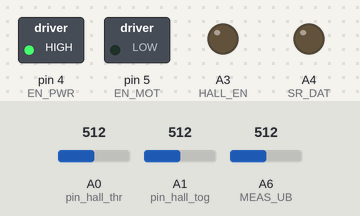
The sketch below on a simulated Arduino Nano, built with avr-gcc and run on an emulated ATmega328P. Parts: switched loads named in the sketch (green lamp = pin HIGH), output pins drawn as LEDs (lit = HIGH). The test bench sets the inputs (shaded band); at power-on: A0 (pin_hall_thr) = 512, A1 (pin_hall_tog) = 512, A6 (MEAS_UB) = 512. No radio packets arrive unless stated; pins used as bus, display or sensor lines are not drawn; what the sketch prints to the serial monitor is not drawn.

Above: at 0.1 s.
At 11.2 s:
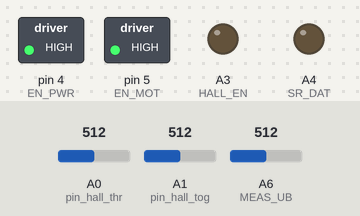
Timing chart, 0 to 12.7 s (numbered marks = the images above):
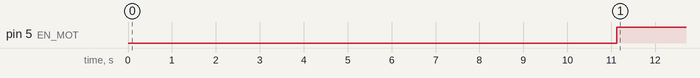

The sketch:

BREmote_Tx_Beeper.ino
```cpp
/* When flashing, select Processor: Aruino Nano (OLD BOOTLOADER)*/
/* When flashing, select Processor: Aruino Nano (OLD BOOTLOADER)*/
/* When flashing, select Processor: Aruino Nano (OLD BOOTLOADER)*/

/*
    BREmote Tx
    Copyright (C) 2022 Ludwig Brechter (contact@lbre.de)

    This program is free software: you can redistribute it and/or modify
    it under the terms of the GNU General Public License as published by
    the Free Software Foundation, either version 3 of the License, or
    (at your option) any later version.

    This program is distributed in the hope that it will be useful,
    but WITHOUT ANY WARRANTY; without even the implied warranty of
    MERCHANTABILITY or FITNESS FOR A PARTICULAR PURPOSE.  See the
    GNU General Public License for more details.

    You should have received a copy of the GNU General Public License
    along with this program.  If not, see <http://www.gnu.org/licenses/>.
 */

#include "BREmote_Tx.h"

RF24 radio(NRF_CE, NRF_CSN); // CE, CSN

void setup()
{
  enableSerial();
  initReg();
  initPins();
  initNRF();
  initEEPROM();
  setupTimer2();
  enablePower();
  #ifdef NO_LOCK
    system_locked = 0;
    gear = 9;
  #endif
  delay(1000);
  enableDisplay();
}

void loop()
{
  checkLastActivity();
  checkBattery();
  /*
  if(poweroff)
  {
    powerOffAnimation();
    sleepUntilMovement();
  }
  else*/
  {
    if(system_locked)
    {
      displayLock();
    }
    else
    {
      if(1)
      {
        if(remote_error)
        {
          displayError(remote_error);
          blinkDot |= 0x04;
        }
        else
        {
          blinkDot &= 0xFB;
          displayBattery(2);
        }
      }
      else
      {
        displayError(err_cause);
      }
    }
    //checkToggleButton();
  }
  delay(10);
}

ISR(WDT_vect)
{ //Leave empty
}

ISR(TIMER2_COMPA_vect)
{
  if(isr_active)
  {
    multidiv++;
    if(multidiv > 100)
    {
      if(motordiv >= 10)
      {
        if(blinkDot)
        {
          #ifdef MOTOR_ENABLED
            digitalWrite(EN_MOT, HIGH);
          #endif
          mot_active = 1;
          motordiv = 0;
        }
      }
      else
      {
        motordiv++;
        //digitalWrite(EN_MOT, LOW);
        mot_active = 0;
      }
      //1Hz
      multidiv = 0;
      blinkDotRoutine();
    }
    //if(comm_errors >= 250 && multidiv % 10) sendValues();

    displaystate ^= 1;
    updateDisplay();
    measureAndBuffer();
    calcFilter();
    //if(comm_errors < 250) sendValues();
    sendValues();
  }
}
```

BREmote_Tx.h
```cpp
// (licence header left out)
#include "SHARED_CONFIG.h"

/*
 * Variables
 */

//0: Return Check to Receiver, 1: Throttle Value, 2: 0xFF
volatile uint8_t tx_arr[] = {0x00, 0x00, 0xFF};
//0: Check from Receiver, 1: Rem.Err Code from Receiver, 2: Battery from VESC, 3: 0xFF
uint8_t rx_arr[4];

volatile uint8_t remote_error = 0;
volatile bool remote_error_blocked = 0;
volatile uint8_t comm_errors = 0;
volatile int err_cause = 0;

volatile uint8_t vesc_battery = 101;
volatile uint8_t internal_battery = 0;

//Ring Buffer for Hall Sensors
volatile uint16_t thr_raw[10];
volatile uint16_t tog_raw[10];
volatile uint16_t intbat_raw[10];
volatile uint16_t thr_filter = 0;
volatile uint16_t tog_filter = 0;
volatile uint16_t intbat_filter = 0;
volatile float thr_float = 0;
volatile uint8_t thr_scaled = 0;
volatile int filter_count = 0;

volatile bool isr_active = 1;

volatile uint8_t gear = 1;

volatile bool system_locked = 1;
volatile bool poweroff = 0;

volatile bool power_enabled = 0;

//Display Variables
volatile uint8_t CHAR1 = 0x00;
volatile uint8_t CHAR2 = 0x00;
volatile bool DOT1 = 0;
volatile bool DOT2 = 0;
volatile int blinkDot = 0;
volatile bool display_enabled = 0;
volatile bool displaystate = 0;

volatile uint8_t multidiv = 0;

volatile uint8_t motordiv = 0;
volatile bool mot_active = 0;

volatile unsigned long last_activity = 0;

uint16_t thr_min_ee = 0;
uint16_t thr_max_ee = 0;

uint16_t tog_mid_ee = 0;
uint16_t tod_mid_stb_ee = 0;

bool lefthander_ee = 0;
bool thr_rev_ee = 0;
bool tog_rev_ee = 0;

uint8_t pin_hall_thr = 0;
uint8_t pin_hall_tog = 0;
uint8_t pin_hall_tog_stb = 0;

/*
 * Includes
 */

#include <SPI.h>
#include <nRF24L01.h>
#include <RF24.h>
#include <EEPROM.h>

/*
 * Defines
 */

//Hall Sensors:

#define HALL_EN A3

#define EE_VAL_FLAG 3
#define EE_LEFTHANDER 4
#define EE_THR_MIN 5
#define EE_THR_MAX 7
#define EE_THR_REV 9
#define EE_TOG     10
#define EE_TOG_STB 12
#define EE_TOG_REV 14

//Display:
#define SR_DAT A4
#define SR_CLK A5
#define C1 7 //Changed here
#define C2 6 //Changed here

//SPI (NRF & ACC)
#define SPI_MOSI 11
#define SPI_MISO 12
#define SPI_SCK 13

#define NRF_CE 10
#define NRF_CSN 9
#define NRF_IRQ 2

#define ACC_CS 8
#define ACC_IRQ 3

//MISC
#define MEAS_UB A6
#define EN_PWR 4
#define EN_MOT 5

/*
 * Display Stuff
 */

uint8_t charset[] = {0xfa, 0x0a, 0xb3, 0x9b, 0x4b, 0xd9, 0xf9, 0x1a, 0xfb, 0xdb, 0x7b, 0xf0, 0xf1, 0x71, 0x6b, 0xe0, 0x73, 0xea, 0x00, 0x01};
#define LET_A 10
#define LET_C 11
#define LET_E 12
#define LET_F 13
#define LET_H 14
#define LET_L 15
#define LET_P 16
#define LET_U 17
#define BLANK 18
#define DASH 19

/*
 * Debug
 */
#ifdef DEBUG
#define DEBUG_PRINT(x) Serial.print(x)
#define DEBUG_PRINTLN(x) Serial.println(x)
#else
#define DEBUG_PRINT(x)
#define DEBUG_PRINTLN(x)
#endif
```

Communication.ino
```cpp
// (licence header left out)
void sendValues()
{
  //Write throttle value into array
  if(system_locked) tx_arr[1] = 0;
  else tx_arr[1] = thr_scaled;
  //Send
  if (radio.write(&tx_arr, sizeof(tx_arr)))
  {
    //Is there ACK?
    if(radio.available())
    {
      radio.read(&rx_arr, sizeof(rx_arr));
      //Check if bit 3 is 0xFF
      if(rx_arr[3] == 0xFF)
      {
        //Copy check value to tx array, get data
        tx_arr[0] = rx_arr[0];
        if(rx_arr[1] != 0)
        {
          remote_error = rx_arr[1];
        }
        vesc_battery = rx_arr[2];
        if(comm_errors >= 250) comm_errors = 249;
        if(comm_errors > 0) comm_errors--;
        digitalWrite(EN_MOT, HIGH);
        last_activity = millis();
      }
      else
      {
        err_cause = ERR_PACKET_CONTENT;
        if(comm_errors <= 250) comm_errors++;
        digitalWrite(EN_MOT, LOW);
      }
    }
  }
  else
  {
    err_cause = ERR_NO_ACK;
    if(comm_errors <= 250) comm_errors++;
    digitalWrite(EN_MOT, LOW);
  }
}

/*Init NRF Module */
void initNRF()
{
  DEBUG_PRINT("Enabling NRF...");

  if(!radio.begin())
  {
    DEBUG_PRINT("Error NRF");
    CHAR1 = charset[LET_E];
    CHAR2 = charset[ERR_NRF];
    infiniteError();
  }
  radio.setPALevel(RF24_PA_HIGH);
  radio.setDataRate(RF24_250KBPS);

  radio.enableDynamicPayloads();
  radio.enableAckPayload();
  radio.setRetries(2,1);

  radio.openWritingPipe(txAddr);
  radio.openReadingPipe(1, rxAddr);
  radio.stopListening();

  DEBUG_PRINTLN("Done");
}
```

Display.ino
```cpp
// (licence header left out)
void updateDisplay()
{
  if(display_enabled)
  {
      if(displaystate)
      {
        digitalWrite(C1, LOW);
        shiftOut(SR_DAT, SR_CLK, MSBFIRST, CHAR2 |(DOT2<<2));
        digitalWrite(SR_CLK, HIGH);
        digitalWrite(SR_CLK, LOW);
        digitalWrite(C2, HIGH);
      }
      else
      {
        digitalWrite(C2, LOW);
        shiftOut(SR_DAT, SR_CLK, MSBFIRST, CHAR1 |(DOT1<<2));
        digitalWrite(SR_CLK, HIGH);
        digitalWrite(SR_CLK, LOW);
        digitalWrite(C1, HIGH);
      }
  }
  else
  {
    digitalWrite(C1, LOW);
    digitalWrite(C2, LOW);
  }
}

void showNewGear()
{
  CHAR1 = charset[LET_L];
  CHAR2 = charset[gear-1];
}

void displayLock()
{
  CHAR1 = charset[LET_C];
  CHAR2 = 0x9A;
}

void blinkDotRoutine()
{
  if(blinkDot == 1)
  {
    DOT1 ^= 1;
  }
  else if(blinkDot == 2)
  {
    DOT2 ^= 1;
  }
  else if(blinkDot == 3)
  {
    DOT1 ^= 1;
    DOT2 = DOT1;
  }
  if(!(blinkDot & 0x01))
  {
    DOT1 = 0;
  }
  if(!(blinkDot & 0x02))
  {
    DOT2 = 0;
  }
}

void displayUU()
{
  CHAR1 = CHAR2 = charset[LET_U];
  unsigned long tim = millis();
  while(millis()-tim < 2000)
  {
    displaystate ^= 1;
    updateDisplay();
    delay(10);
  }
}

void displayBattery(int selection)
{
  //Internal
  if(selection == 1)
  {
    CHAR1 = charset[internal_battery/10];
    CHAR2 = charset[internal_battery%10];
  }
  //VESC
  if(selection == 2)
  {
    if(vesc_battery != 101)
    {
      uint8_t bat = constrain(vesc_battery,0,99);
      CHAR1 = charset[bat/10];
      CHAR2 = charset[bat%10];
    }
    else
    {
      CHAR1 = charset[DASH];
      CHAR2 = charset[DASH];
    }
  }
}

void displayError(int err)
{
  DOT1 = DOT2 = 0;
  CHAR1 = charset[LET_E];
  CHAR2 = charset[err];
}


void displayWelcomeMessage()
{
  CHAR1 = charset[LET_H];
  CHAR2 = charset[1];
}

void disableDisplay()
{
  display_enabled = 0;
  digitalWrite(C1, LOW);
  digitalWrite(C2, LOW);
}

void enableDisplay()
{
  display_enabled = 1;
}

#define ANIMATION_DELAY 100
void powerOnAnimation()
{
  CHAR1 = 0;
  CHAR2 = 0;
  delay(ANIMATION_DELAY);
  CHAR1 = 0x60;
  delay(ANIMATION_DELAY);
  CHAR1 = 0xF0;
  delay(ANIMATION_DELAY);
  CHAR2 = 0x90;
  delay(ANIMATION_DELAY);
  CHAR2 = 0x9A;
}

void powerOffAnimation()
{
  CHAR2 &= 0xF5;
  delay(ANIMATION_DELAY);
  CHAR2 &= 0x6E;
  delay(ANIMATION_DELAY);
  CHAR2 &= 0x9F;
  delay(ANIMATION_DELAY);

  CHAR1 &= 0xF5;
  delay(ANIMATION_DELAY);
  CHAR1 &= 0x6E;
  delay(ANIMATION_DELAY);
  CHAR1 &= 0x9F;
  delay(ANIMATION_DELAY);

/*
  CHAR2 &= 0xF5;
  delay(ANIMATION_DELAY);
  CHAR2 &= 0x6F;
  delay(ANIMATION_DELAY);
  CHAR1 &= 0x6F;
  delay(ANIMATION_DELAY);
  CHAR1 &= 0x9F;*/
}
```

Sleep.ino
```cpp
// (licence header left out)
void sleepUntilMovement()
{
  digitalWrite(EN_MOT, LOW);
  mot_active = 0;

  #ifdef DEBUG
  DEBUG_PRINTLN("Going to sleep...");
  delay(200);
  Serial.end();
  #endif

  analogReference(DEFAULT);

  isr_active = 0;
  disablePower();
  disableDisplay();

  bool movementDetected = 0;
  while(!movementDetected)
  {
    //1 loop (from sleep to sleep) is approx. 220us
    //Sleep total average: 10uA

    digitalWrite(HALL_EN, LOW);
    ADCSRA &= ~(1 << 7); //Disable ADC

    //Actual sleep
    MCUCR |= (3 << 5); //set both BODS and BODSE at the same time
    MCUCR = (MCUCR & ~(1 << 5)) | (1 << 6); //then set the BODS bit and clear the BODSE bit at the same time
    __asm__  __volatile__("sleep");//in line assembler to go to sleep

    //Enable ADC & Stby Hall Sensors
    ADCSRA |= (1 << 7); //Enable ADC
    digitalWrite(HALL_EN, HIGH);
    delayMicroseconds(5); //Hall Sensor only needs 400ns to be accurate
    //Check if should wake up
    #ifdef NO_TOGGLE
    #else
      if(checkToggle(0))
      {
        if(checkToggle(1))
        {
          delay(200);
          if(checkToggle(1))
          {
            movementDetected = 1;
          }
        }
      }
    #endif
  }

  analogReference(EXTERNAL);
  enablePower();

  enableSerial();
  DEBUG_PRINTLN("Woke up...");

  intbat_filter = analogRead(MEAS_UB); //Discard first value
  delay(1);
  intbat_filter = analogRead(MEAS_UB); //Normally this is done in the ISR, which does not run yet

  calcInternalBattery();
  if(internal_battery < 10)
  {
    enableDisplay();
    displayUU();
    disableDisplay();
  }
  else
  {
    initNRF();

    vesc_battery = 101;
    system_locked = 1;
    isr_active = 1;
    delay(150); //150ms = all Buffers are fully renewed
    enableDisplay();

    poweroff = 0;

    //Show internal Bat as long as toggle is held
    displayBattery(1);
    delay(100);
    while((ctplus()))
    {
      delay(100);
    }
    blinkDot = 0;

    #ifdef NO_LOCK
      gear = 10;
      //Wait until throttle is free
      while(thr_scaled > 0)
      {
        CHAR1 = charset[LET_P];
        CHAR2 = charset[LET_P];
        delay(100);
      }
      CHAR1 = charset[LET_H];
      CHAR2 = charset[1];
      delay(500);
      system_locked = 0;
    #else
      gear = 1;
      powerOnAnimation();
      displayLock();
    #endif
    last_activity = millis();
  }
}
```

System.ino
```cpp
// (licence header left out)
/* Set all registers for operation */
void initReg()
{
  DEBUG_PRINT("Setting register...");

  for(int i = 0; i < 10; i++)
  {
    thr_raw[i] = 0;
  }

  WDTCSR = (24); //change enable and WDE - also resets
  WDTCSR = (32); //prescalers only - get rid of the WDE and WDCE bit (32 = 4s, 33 = 8s)
  WDTCSR |= (1<<6); //enable interrupt mode

  //ENABLE SLEEP - this enables the sleep mode
  SMCR |= (1 << 2); //power down mode
  SMCR |= 1;//enable sleep
  DEBUG_PRINTLN("Done");
}

void initEEPROM()
{
  DEBUG_PRINT("Reading calib. from EEPROM...");

    thr_min_ee = 400;
    thr_max_ee = 600;
    tog_mid_ee = 500;
    tod_mid_stb_ee = 400;

    //Right Sensors: A0 and A2
    //Left Sensors: A1 and A7
    if(lefthander_ee)
    {
      pin_hall_thr = A0;
      pin_hall_tog = A1;
      pin_hall_tog_stb = A7;
    }
    else
    {
      pin_hall_thr = A1;
      pin_hall_tog = A0;
      pin_hall_tog_stb = A2;
    }

  DEBUG_PRINTLN("Done");
}

void infiniteError()
{
  enablePower();
  enableDisplay();
  while(1)
  {
    displaystate ^= 1;
    updateDisplay();
    delay(10);
  }
}

void calcInternalBattery()
{
  float vbat_raw = (float)intbat_filter * INT_VBAT_CALIBRATION;
  uint16_t vbat_const = constrain((uint16_t)(100.0*vbat_raw), INT_VBAT_EMPTY_AT, INT_VBAT_FULL_AT);

  internal_battery = map(vbat_const, INT_VBAT_EMPTY_AT, INT_VBAT_FULL_AT, 0, 99);
  internal_battery = constrain(internal_battery, 0, 99);
}

void checkLastActivity()
{
  if(millis()-last_activity > NO_ACTIVITY_TIMEOUT)
  {
    poweroff = 1;
  }
}

void enablePower()
{
  if(!power_enabled)
  {
    digitalWrite(EN_PWR, HIGH);
    delay(100);
    power_enabled = 1;
  }
}

void disablePower()
{
  digitalWrite(EN_PWR, LOW);
  power_enabled = 0;

  digitalWrite(0, LOW);
  digitalWrite(1, LOW);
  digitalWrite(SPI_SCK, LOW);
  digitalWrite(SPI_MISO, LOW);
  digitalWrite(SPI_MOSI, LOW);
  digitalWrite(NRF_CSN, LOW);
  digitalWrite(NRF_CE, LOW);
  digitalWrite(NRF_IRQ, LOW);
  digitalWrite(ACC_CS, LOW);
  digitalWrite(ACC_IRQ, LOW);
  digitalWrite(SR_DAT, LOW);
  digitalWrite(SR_CLK, LOW);
}

/*Init Pins*/
void initPins()
{
  DEBUG_PRINT("Setting Pins...");
  pinMode(EN_PWR, OUTPUT);
  pinMode(EN_MOT, OUTPUT);
  pinMode(SR_DAT, OUTPUT);
  pinMode(SR_CLK, OUTPUT);
  pinMode(C1, OUTPUT);
  pinMode(C2, OUTPUT);
  pinMode(HALL_EN, OUTPUT);

  digitalWrite(EN_PWR, HIGH);
  digitalWrite(EN_MOT, LOW);
  digitalWrite(SR_DAT, LOW);
  digitalWrite(SR_CLK, LOW);
  digitalWrite(C1, LOW);
  digitalWrite(C2, LOW);
  digitalWrite(HALL_EN, LOW);
  DEBUG_PRINTLN("Done");

  analogReference(EXTERNAL);
}

/*Timer 2 is for cyclic measuring and sending at 100Hz*/
void setupTimer2()
{
  noInterrupts();
  // Clear registers
  TCCR2A = 0;
  TCCR2B = 0;
  TCNT2 = 0;

  // 100.16 Hz (16000000/((155+1)*1024))
  OCR2A = 155;
  // CTC
  TCCR2A |= (1 << WGM21);
  // Prescaler 1024
  TCCR2B |= (1 << CS22) | (1 << CS21) | (1 << CS20);
  // Output Compare Match A Interrupt Enable
  TIMSK2 |= (1 << OCIE2A);
  interrupts();
}

void enableSerial()
{
  #ifdef DEBUG
  Serial.begin(9600);
  while (!Serial) //Wait for serial
  {
    delay(1);

  }
  #endif
}

void checkBattery()
{
  calcInternalBattery();
  if(internal_battery < 20)
  {
    blinkDot |= 0x01;
  }
  else
  {
    blinkDot &= 0xFE;
  }

  if(vesc_battery < VESC_VBAT_WARN_AT)
  {
    blinkDot |= 0x02;
  }
  else
  {
    blinkDot &= 0xFD;
  }

  if(internal_battery < 10)
  {
    poweroff = 1;
  }
}
```

SHARED_CONFIG.h
```cpp
// (licence header left out)
/*
 * This is the only file a user should make changes
 */

uint8_t rxAddr[6] = {"BREAI"}; //From Rx To Tx (Board to Remote)
uint8_t txAddr[6] = {"BREAO"}; //From Tx To Rx (BRemote to Board)

//Output Debug Information
  #define DEBUG

/*
 * Tx Specific
 */

    // No locking function, as soon as remote is on, throttle is active
    #define NO_LOCK

    // Hyteresis
      #define TOG_DIFF 10                         //Hysteresis for Toggle
      #define TOG_STB_DIFF 10                     //Hysteresis for Standby Toggle

    //Timings
      #define UNLOCK_TRIGGER_TIMEOUT 5000         //Time after unlock until trigger times out (ms)
      #define LOCK_PWR_WAITTIME 2000              //Time toggle needs to be pressed to power off or lock system (ms)

      #define GEAR_CHANGE_WAITTIME 100            //Time toggle needs to be pressed to change gear (ms)
      #define GEAR_DISPLAY_TIME 1000              //How long the new gear is shown (ms)

      #define ERR_DELETE_TIME 2000                //How long the "E-" is shown after deleting an error. In this time, the user can also change gear, even if the error is still persistent (and therefore will be shown again after this time is over)

      #define NO_ACTIVITY_TIMEOUT 60000           //Turn off power if no button is pressed and receiver has no connection (ms)

    //Internal Battery measurement
      #define INT_VBAT_CALIBRATION 0.004290224    //This converts ADC Bits to Voltage
      #define INT_VBAT_FULL_AT 410                //Voltage at which 1000% internal Battery is displayed (100*V) DEFAULT 410
      #define INT_VBAT_EMPTY_AT 340               //Voltage at which 0% internal Battery is displayed (Also the protection limit), MIN: 34V (100*V) DEFAULT 340
      #define VESC_VBAT_WARN_AT 10                //Percent at wich VESC Battery triggers a warning (%)

    //For Debug, Viration Motor can be disabled
      #define MOTOR_ENABLED

/*
 * Rx Specific
 */
    #define USE_VESC_UART                 //If VESC is connected via UART

    #define ANALOG_UBAT_FACTOR 0.853688     //Calibration factor for analog UBAT input, default: 0.025869

    //Foil Battery Mapping
      #define FOIL_BAT_EMPTY_AT 180         //10*V (e.g. 200 = 20V)
      #define FOIL_BAT_FULL_AT 220          //10*V (e.g. 200 = 20V)

    //Wetness Detection
      #define WETNESS_DET_ACTIVE            //If Wetness Detection should be active or not (generates E7)
      #define WETNESS_SENS 500              //Wetness sensitivity. 0: Least sensitive, 1024: Most sensitive, good range: 100 to 500
      #define WETNESS_HYST 50               //Wetness hysteresis. WETNESS_SENS - WETNESS_HYST must always be greater than 0, WETNESS_SENS + WETNESS_HYST must always be lower than 1024, good value: 50

    //#define BMS_DET_ACTIVE                //If External BMS Input should be read or not (generates E8)
/*
* Error Codes (don't change)
*/
#define ERR_PACKET_CONTENT 3
#define ERR_NO_ACK 4
#define ERR_EEPROM 5
#define ERR_NRF 6
#define ERR_WET 7
#define ERR_BMS 8
```

Source omitted: HALL.ino (8862 bytes)

Measured:
- by itself, pin 5 (EN_MOT): LOW → HIGH at 11.1 s
